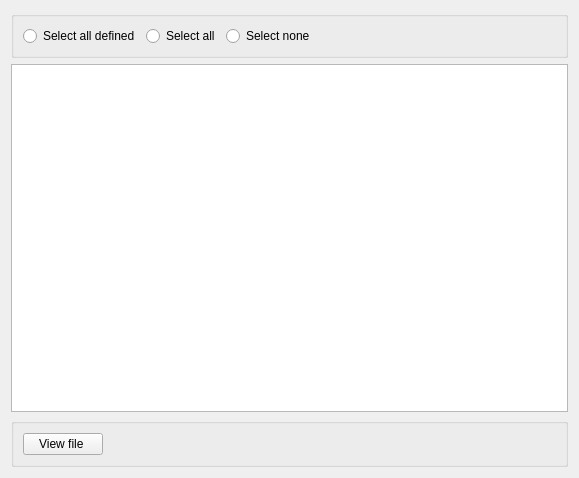
<?xml version="1.0" encoding="UTF-8"?>
<ui version="4.0">
 <class>ImportLasWizardPage</class>
 <widget class="QWizardPage" name="ImportLasWizardPage">
  <property name="geometry">
   <rect>
    <x>0</x>
    <y>0</y>
    <width>579</width>
    <height>478</height>
   </rect>
  </property>
  <property name="windowTitle">
   <string>Import .las file</string>
  </property>
  <layout class="QVBoxLayout" name="verticalLayout">
   <item>
    <widget class="QGroupBox" name="upperGroupBox">
     <property name="title">
      <string/>
     </property>
     <layout class="QHBoxLayout" name="horizontalLayout">
      <item>
       <widget class="QRadioButton" name="selectalldefinedRadioButton">
        <property name="text">
         <string>Select all defined</string>
        </property>
       </widget>
      </item>
      <item>
       <widget class="QRadioButton" name="selectallRadioButton">
        <property name="text">
         <string>Select all</string>
        </property>
       </widget>
      </item>
      <item>
       <widget class="QRadioButton" name="selectnoneRadioButton">
        <property name="text">
         <string>Select none</string>
        </property>
       </widget>
      </item>
      <item>
       <spacer name="upperHorizontalSpacer">
        <property name="orientation">
         <enum>Qt::Horizontal</enum>
        </property>
        <property name="sizeHint" stdset="0">
         <size>
          <width>40</width>
          <height>20</height>
         </size>
        </property>
       </spacer>
      </item>
     </layout>
    </widget>
   </item>
   <item>
    <widget class="QTableWidget" name="logsTableWidget"/>
   </item>
   <item>
    <widget class="QGroupBox" name="lowerGroupbox">
     <property name="title">
      <string/>
     </property>
     <layout class="QHBoxLayout" name="horizontalLayout_2">
      <item>
       <widget class="QPushButton" name="viewfilePushButton">
        <property name="text">
         <string>View file </string>
        </property>
       </widget>
      </item>
      <item>
       <spacer name="lowerHorizontalSpacer">
        <property name="orientation">
         <enum>Qt::Horizontal</enum>
        </property>
        <property name="sizeHint" stdset="0">
         <size>
          <width>40</width>
          <height>20</height>
         </size>
        </property>
       </spacer>
      </item>
     </layout>
    </widget>
   </item>
  </layout>
 </widget>
 <resources/>
 <connections/>
</ui>
